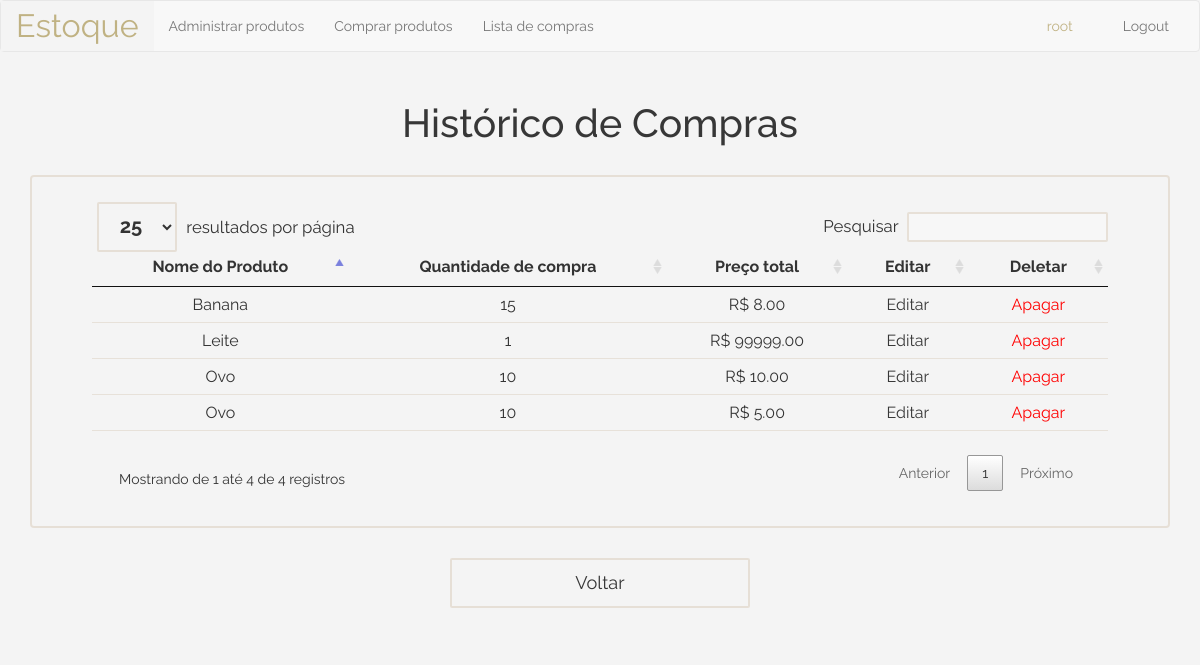
The page /listagem_compras/ (signed in) on the database its author committed.
### estoque/models.py (models this page shows, shortened)
class Compra(models.Model):
    quantidade = models.IntegerField(validators=[MinValueValidator(1)])
    valor = models.DecimalField(max_digits=12, decimal_places=2, validators=[MinValueValidator(0.1)])
    produto = models.ForeignKey(Produto, on_delete=models.CASCADE)
    def __str__(self):
        return "%s %s" % (self.quantidade, self.produto.nome)

class Produto(models.Model):
    nome = models.CharField(max_length=300)
    valor_medio = models.DecimalField(max_digits=12, decimal_places=2, default=0)
    def __str__(self):
        return self.nome

### estoque/views.py (the view)
# urls.py: path('listagem_compras/', views.listagem_compras, name="listagem_compras"),
@login_required(login_url='/login/')
def listagem_compras(request):
    compra_list = Compra.objects.all()
    return render(request, 'estoque/listagem_compras.html', {'compra_list': compra_list})

### estoque/templates/estoque/listagem_compras.html (shortened to what this page needs)
{% extends "estoque/application.html" %}
{% block content %}
<h2 class="table-title" id="listagem-title">Histórico de Compras</h2>
<table class="estoqueDatatable" data-page-length='25'>
    <thead>
        <tr>
            <th>Nome do Produto</th>
            <th>Quantidade de compra</th>
            <th>Preço total</th>
            <th>Editar</th>
            <th>Deletar</th>
        </tr>
    </thead>
    <tbody>
        {% for compra in compra_list %}
        <tr>
            <td> {{compra.produto}} </td>
            <td> {{compra.quantidade}} </td>
            <td> R$ {{compra.valor}} </td>
            <td> <a href="{% url 'compra'%}{{compra.id}}" >Editar</a> </td>
            <td><a data-toggle="modal" data-target="#myModal{{compra.id}}" class='delete'>Apagar</a></td>
        </tr>
        {% endfor %}
    </tbody>
</table>
<a href="{%url 'home'%}"><li id="voltar-listagem">Voltar</li></a>
{% endblock %}

### estoque/templates/estoque/application.html (shortened to what this page needs)
<html lang="pt">
	<head>
		{% load staticfiles %}
		<link rel="stylesheet" href="{% static 'estoque/css/bootstrap.min.css' %}" type = "text/css"/>
		<link rel="stylesheet" href="{% static 'estoque/css/datatables.min.css' %}" type = "text/css"/>
		<link rel="stylesheet" href="{% static 'estoque/css/main.css' %}" type = "text/css"/>
	</head>
	<body>
		<nav class="navbar navbar-default">
			<div class="container-fluid">
				<div class="navbar-header">
				<a class="navbar-brand" href="{%url 'home'%}"><span id="estoque-brand">Estoque</span></a>
				</div>
				<div class="collapse navbar-collapse" id="bs-example-navbar-collapse-1">
				{%if user.is_authenticated%}
				<ul class="nav navbar-nav">
					<li><a href="{%url 'produtos'%}">Administrar produtos</a></li>
					<li><a href="{%url 'compra'%}">Comprar produtos</a></li>
					<li><a href="{%url 'listagem_compras'%}">Lista de compras</a></li>
				</ul>
				<ul class="nav navbar-nav navbar-right">
					<li id="first-li-navbar-right" class="color-gold">{{user.username}}</li>
					<li ><a href="{%url 'logout'%}" >Logout <span class="sr-only">(current)</span></a></li>
				</ul>
				{%endif%}
				</div>
			</div>
		</nav>
		<div class="container">
		{% block content %}
		{% endblock %}
		</div>
	</body>
</html>

### estoque/static/estoque/css/main.css (style rules this page uses)
body { background-color: #f4f4f4; font-family: 'Raleway', sans-serif; }
li { list-style: none; }
a { color: #373737; }
.color-gold { color: #C0B283; }
.navbar a { font-size: 1em; }
#estoque-brand { font-size: 2.3em; }
.navbar-brand { background-color: #f4f4f4; color: #c0b283 !important; }
#first-li-navbar-right { padding: 15px 35px 15px 15px; }
.center-div li, #voltar-listagem { color: #373737; margin: 15px 100px; padding: 10px 0px; border-style: solid; border-width: 2px; border-color: rgba(220, 208, 192, 0.575); border-radius: 2px; font-size: 1.3em; transition: 0.5s background-color; }
::placeholder { color: #999; }
.table-title { font-size: 2.8em; color: #373737; text-align: center; margin-top: 100px; }
table.dataTable tbody tr { background-color: #f4f4f4; border-bottom-style: solid; border-bottom-width: 1px; border-bottom-color: rgba(220, 208, 192, 0.5); }
table.dataTable th, table { text-align: center; }
table.dataTable { border-color: rgba(220, 208, 192, 0.575) !important; }
.delete { color: red; }
#voltar-listagem { width: 300px; text-align: center; margin: auto; margin-bottom: 30px; }
#listagem-title { margin-top: 30px; }

### rows shown on the page
Compra: produto "Leite", quantidade "1", valor "99999.00"
Compra: produto "Ovo", quantidade "10", valor "10.00"
Compra: produto "Ovo", quantidade "10", valor "5.00"
Compra: produto "Banana", quantidade "15", valor "8.00"

### other values the page prints
{{ user.username }} "root"
